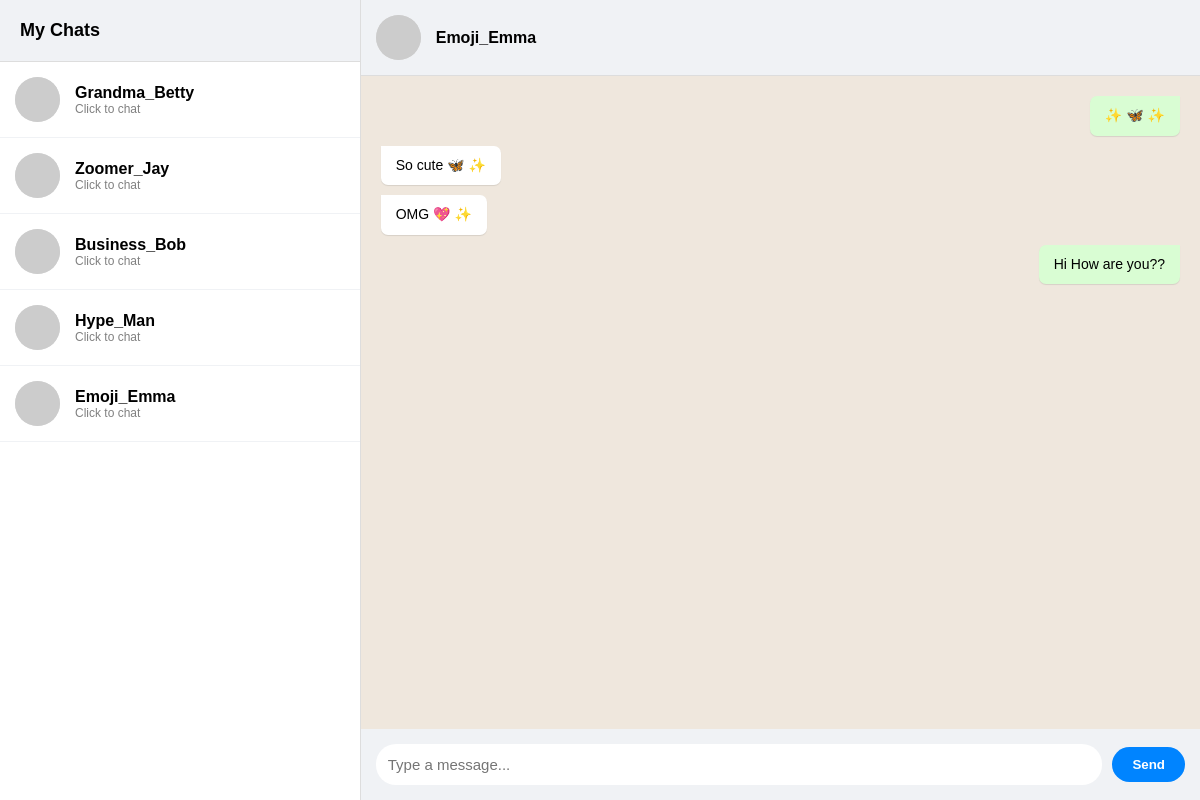
The page /chat/6/ (signed in) on the database as committed earlier.
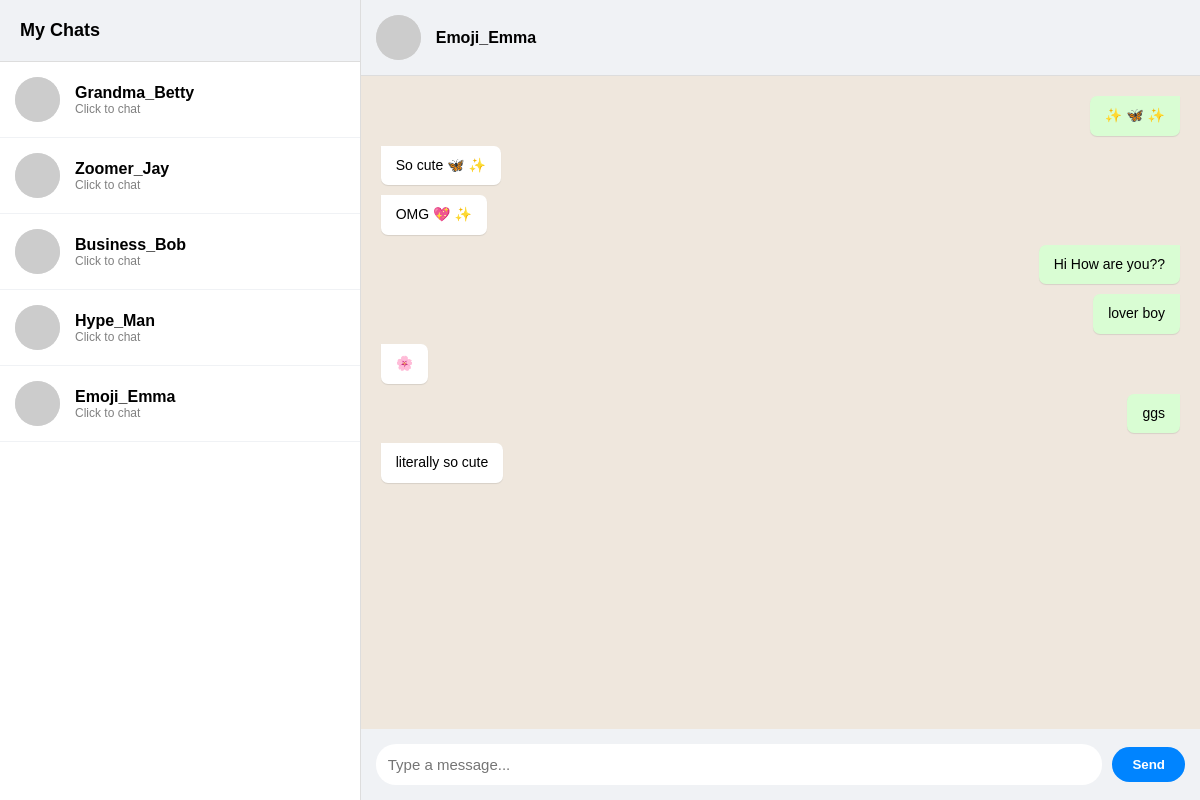
The same page on the database as committed later.
### chat/models.py (models this page shows, shortened)
class Message(models.Model):
    sender = models.ForeignKey(User, on_delete=models.CASCADE, related_name='sent_messages')
    receiver = models.ForeignKey(User, on_delete=models.CASCADE, related_name='received_messages')
    content = models.TextField()
    timestamp = models.DateTimeField(auto_now_add=True)
    class Meta:
        ordering = ['timestamp']

### chat/views.py (the view)
# urls.py: path('<int:user_id>/', views.chat_room, name='chat_room'), # Specific chat
@login_required
def chat_room(request, user_id):
    users = User.objects.exclude(id=request.user.id)
    other_user = get_object_or_404(User, id=user_id)
    messages = Message.objects.filter(
        Q(sender=request.user, receiver=other_user) |
        Q(sender=other_user, receiver=request.user)
    ).order_by('timestamp')
    users_ids = [request.user.id, other_user.id]
    users_ids.sort() # Sorts to [1, 5]
    room_name = f"chat_{users_ids[0]}_{users_ids[1]}"
    return render(request, 'chat/room.html', {
        'users': users,
        'other_user': other_user,
        'messages': messages,
        'room_name': room_name # <--- We pass this specific room to the frontend
    })

### chat/templates/chat/room.html (shortened to what this page needs)
<!DOCTYPE html>
<html>
<head>
</head>
<body>
    <div id="sidebar">
        <div class="sidebar-header">My Chats</div>
        <div class="user-list">
            {% for user in users %}
                <a href="{% url 'chat_room' user.id %}" class="user-item">
                    <img src="https://api.dicebear.com/9.x/avataaars/svg?seed={{ user.username }}" class="user-avatar">
                    <div>
                        <div style="font-weight: bold;">{{ user.username }}</div>
                        <div style="font-size: 12px; color: gray;">Click to chat</div>
                    </div>
                </a>
            {% endfor %}
        </div>
    </div>
    <div id="chat-area">
        {% if other_user %}
            <div class="chat-header">
                <img src="https://api.dicebear.com/9.x/avataaars/svg?seed={{ other_user.username }}" class="user-avatar">
                <h3>{{ other_user.username }}</h3>
            </div>
            <div id="chat-log">
                {% for message in messages %}
                    <div class="message {% if message.sender == request.user %}sent{% else %}received{% endif %}">
                        {{ message.content }}
                    </div>
                {% endfor %}
            </div>
            <div id="input-area">
                <input id="chat-message-input" type="text" placeholder="Type a message...">
                <button id="chat-message-submit">Send</button>
            </div>
        {% endif %}
    </div>
</body>
</html>

Rows that differ between the two databases and show on the page:
added Message: content "lover boy"
added Message: content "🌸"
added Message: content "ggs"
added Message: content "literally so cute"
